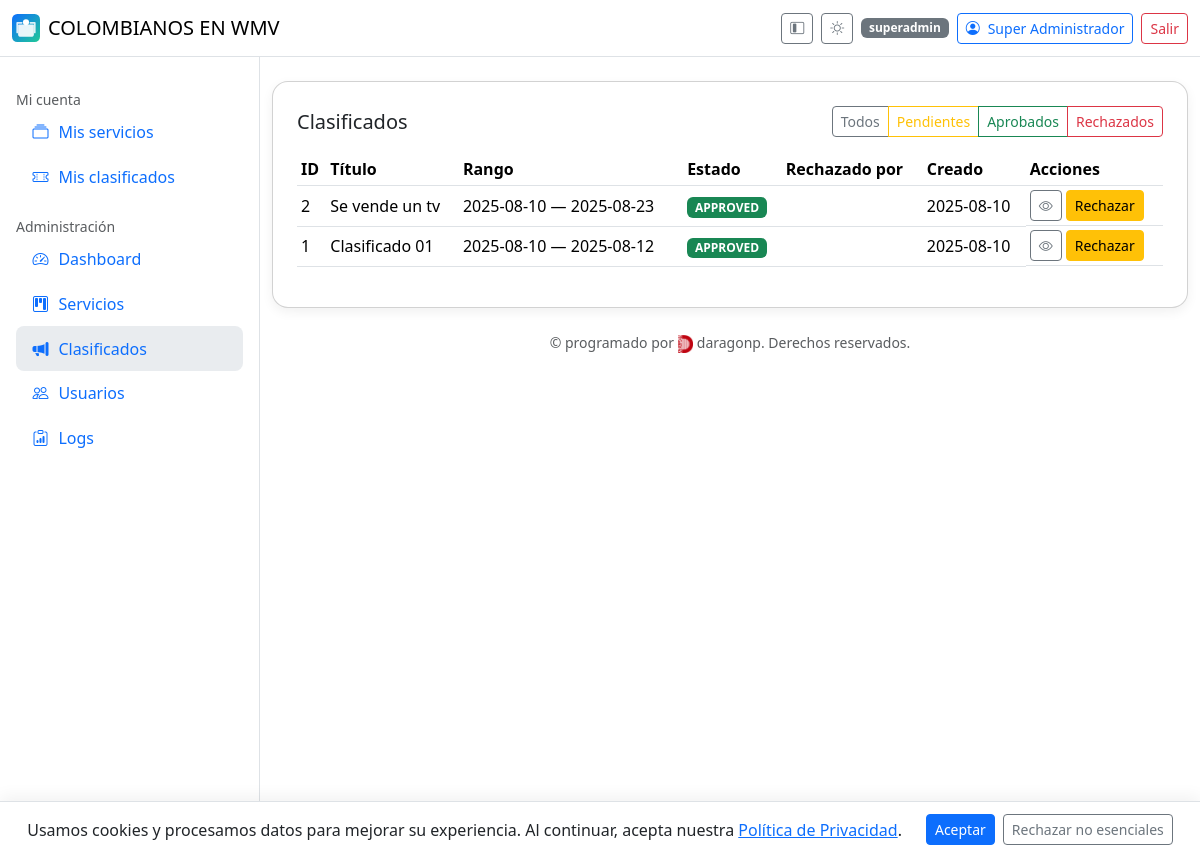
Before: /admin/classifieds (signed in) with the older database file.
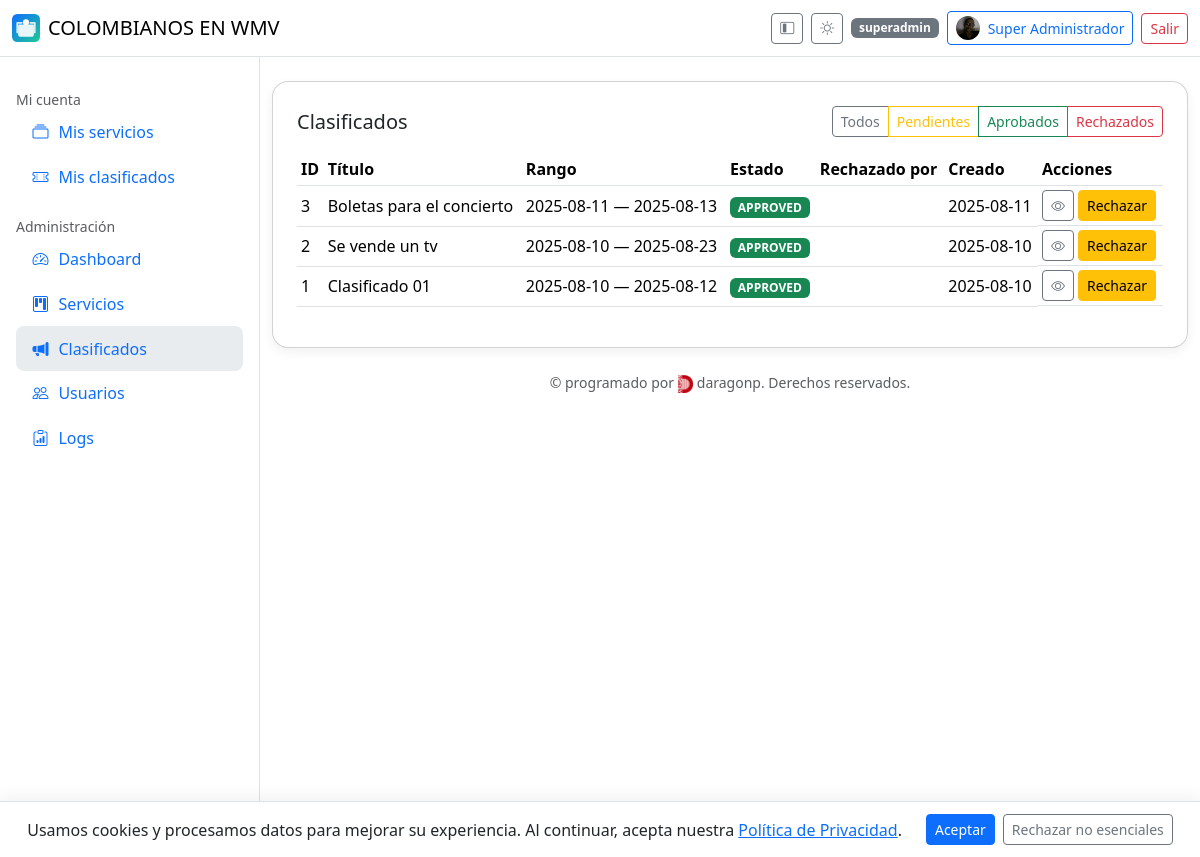
After: the same page with the newer database file.
### app/models.py (models this page shows, shortened)
class Classified(db.Model):
    __tablename__ = "classified"
    id = db.Column(db.Integer, primary_key=True)
    title = db.Column(db.String(200), nullable=False)
    description = db.Column(db.Text)
    start_date = db.Column(db.Date)
    end_date = db.Column(db.Date)
    owner_id = db.Column(db.Integer, db.ForeignKey("user.id"), nullable=False)
    status = db.Column(db.String(20), default=ServiceStatus.PENDING.value)
    is_active = db.Column(db.Boolean, default=False)
    is_deleted = db.Column(db.Boolean, default=False)
    created_at = db.Column(db.DateTime, default=datetime.utcnow)
    approved_by = db.Column(db.Integer, db.ForeignKey("user.id"))
    approved_at = db.Column(db.DateTime)
    rejected_by = db.Column(db.Integer, db.ForeignKey("user.id"))
    rejected_at = db.Column(db.DateTime)

class User(db.Model, UserMixin):
    __tablename__ = "user"
    id = db.Column(db.Integer, primary_key=True)
    name = db.Column(db.String(150), nullable=False)
    email = db.Column(db.String(255), unique=True, index=True, nullable=False)
    phone = db.Column(db.String(50))
    address = db.Column(db.String(255))
    avatar_url = db.Column(db.String(500))
    password_hash = db.Column(db.String(255), nullable=False)
    role = db.Column(db.String(20), default="user")  # user | admin | superadmin
    is_verified = db.Column(db.Boolean, default=False)
    verification_code = db.Column(db.String(10))
    is_deleted = db.Column(db.Boolean, default=False)
    created_at = db.Column(db.DateTime, default=datetime.utcnow)
    services = db.relationship(
        "Service",
        backref="owner",
        lazy="dynamic",
        foreign_keys="Service.owner_id",
    )
    classifieds = db.relationship(
        "Classified",
        backref="owner",
        lazy="dynamic",
        foreign_keys="Classified.owner_id",
    )

### app/admin.py (the view)
@admin_bp.route("/classifieds")
@login_required
def admin_classifieds():
    if not _require_admin():
        return ("Forbidden", 403)
    status = request.args.get("status")
    q = Classified.query.filter_by(is_deleted=False)
    if status:
        q = q.filter_by(status=status)
    items = q.order_by(Classified.created_at.desc()).all()
    users_map = {u.id: u.name for u in User.query.with_entities(User.id, User.name).all()}
    return render_template("admin/classifieds.html", items=items, ServiceStatus=ServiceStatus, users_map=users_map)

### app/admin.py (called while the page is built)
def _require_admin():
    return current_user.is_authenticated and current_user.role in ("admin", "superadmin")

@admin_bp.before_request
def _check_admin():
    if request.endpoint and request.endpoint.startswith("admin.") and not _require_admin():
        return ("Forbidden", 403)

### app/templates/admin/classifieds.html (shortened to what this page needs)
{% extends "base.html" %}
{% block content %}
<div class="card card-shadow p-4">
  <div class="d-flex justify-content-between align-items-center mb-3">
    <h1 class="h5 m-0">Clasificados</h5>
    <div class="btn-group">
      <a class="btn btn-outline-secondary btn-sm" href="{{ url_for('admin.admin_classifieds') }}">Todos</a>
      <a class="btn btn-outline-warning btn-sm" href="{{ url_for('admin.admin_classifieds', status=ServiceStatus.PENDING.value) }}">Pendientes</a>
      <a class="btn btn-outline-success btn-sm" href="{{ url_for('admin.admin_classifieds', status=ServiceStatus.APPROVED.value) }}">Aprobados</a>
      <a class="btn btn-outline-danger btn-sm" href="{{ url_for('admin.admin_classifieds', status=ServiceStatus.REJECTED.value) }}">Rechazados</a>
    </div>
  </div>
  <div class="table-responsive">
    <table class="table table-sm align-middle js-dt" id="dt_cls">
      <thead>
        <tr>
          <th>ID</th>
          <th>Título</th>
          <th>Rango</th>
          <th>Estado</th>
          <th>Rechazado por</th>
          <th>Creado</th>
          <th>Acciones</th>
        </tr>
      </thead>
      <tbody>
        {% for c in items %}
        <tr>
          <td>{{ c.id }}</td>
          <td class="text-truncate" style="max-width: 340px">{{ c.title }}</td>
          <td>{{ c.start_date }} — {{ c.end_date }}</td>
          <td>
            <span class="badge text-bg-{% if c.status==ServiceStatus.APPROVED.value %}success{% elif c.status==ServiceStatus.PENDING.value %}warning{% else %}danger{% endif %}">
              {{ c.status }}
            </span>
          </td>
          <td>{{ users_map.get(c.rejected_by) or '' }}</td>
          <td>{{ c.created_at.strftime('%Y-%m-%d') if c.created_at else '' }}</td>
          <td class="d-flex gap-1 flex-wrap">
            <a class="btn btn-sm btn-outline-secondary" href="{{ url_for('classifieds.detail', cid=c.id) }}" title="Ver"><i class="bi bi-eye"></i></a>
            {% if c.status != ServiceStatus.REJECTED.value %}
            <form method="post" action="{{ url_for('admin.reject_classified', cid=c.id) }}">
              <button class="btn btn-sm btn-warning" title="Rechazar">Rechazar</button>
            </form>
            {% endif %}
          </td>
        </tr>
        {% endfor %}
      </tbody>
    </table>
  </div>
</div>
{% endblock %}

### app/templates/base.html (shortened to what the changed rows need)
{% set is_admin = (current_user.is_authenticated and current_user.role in ['admin','superadmin']) %}
<!doctype html>
<html lang="es">
<head>
  <link href="https://cdn.jsdelivr.net/npm/bootstrap@5.3.3/dist/css/bootstrap.min.css" rel="stylesheet">
  <link href="https://cdn.jsdelivr.net/npm/bootstrap-icons@1.11.3/font/bootstrap-icons.css" rel="stylesheet">
  <link href="https://cdn.datatables.net/2.0.8/css/dataTables.bootstrap5.css" rel="stylesheet">
  <link rel="stylesheet" href="{{ url_for('static', filename='css/style.css') }}">
</head>
<body class="bg-body">
<header class="navbar bg-body border-bottom sticky-top" id="appHeader">
  <div class="container-fluid">
    <div class="d-flex align-items-center gap-2">
      <button class="btn btn-sm btn-outline-secondary d-none d-lg-inline-flex" id="btnCollapse" title="Colapsar menú">
        <i class="bi bi-layout-sidebar-inset"></i>
      </button>
      <button class="btn btn-sm btn-outline-secondary" id="themeToggle" type="button" aria-label="Cambiar tema">
        <i class="bi bi-brightness-high" id="icon-sun" style="display:none"></i>
      </button>
      {% if current_user.is_authenticated %}
        <span class="badge text-bg-secondary d-none d-md-inline">{{ current_user.role }}</span>
        <a class="btn btn-sm btn-outline-primary d-flex align-items-center gap-2" href="{{ url_for('auth.profile') }}">
          {% if current_user.avatar_url %}
            <img src="{{ current_user.avatar_url }}" alt="avatar" class="rounded-circle" style="width:24px;height:24px;object-fit:cover;">
          {% else %}
            <i class="bi bi-person-circle"></i>
          {% endif %}
          <span class="d-none d-sm-inline">{{ current_user.name }}</span>
        </a>
        <a class="btn btn-sm btn-outline-danger" href="{{ url_for('auth.logout') }}">Salir</a>
      {% else %}
        <a class="btn btn-sm btn-outline-primary" href="{{ url_for('auth.login') }}">Ingresar</a>
        <a class="btn btn-sm btn-primary" href="{{ url_for('auth.register') }}">Registro</a>
      {% endif %}
    </div>
  </div>
</header>
<div class="layout" id="layout">
  <main class="container-fluid py-4">
    {% block content %}{% endblock %}
  </main>
</div>
</body>
</html>

Changed rows visible on the page:
changed User "Super Administrador": avatar_url: picture added
added Classified: id "3", title "Boletas para el concierto", start_date "2025-08-11", end_date "2025-08-13", status "APPROVED", created_at "2025-08-11"
